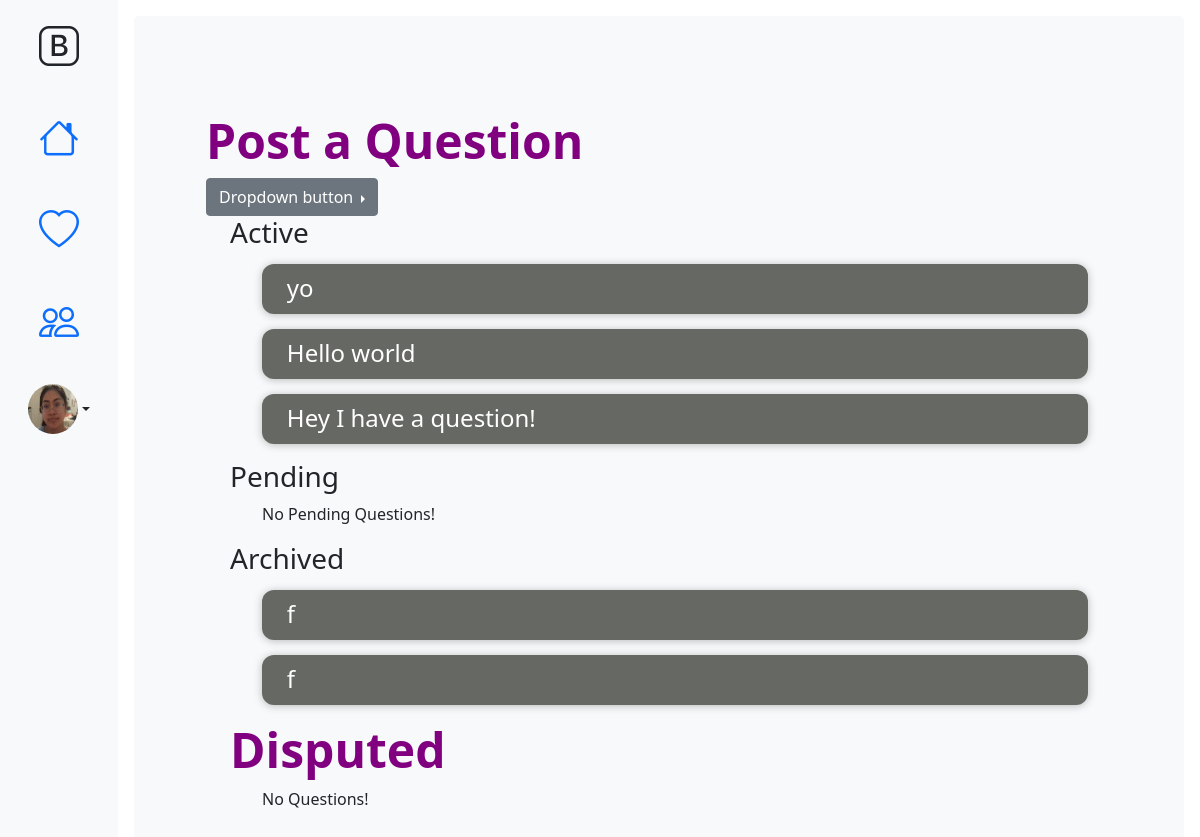
Page /user/ (signed in) on the earlier database version.
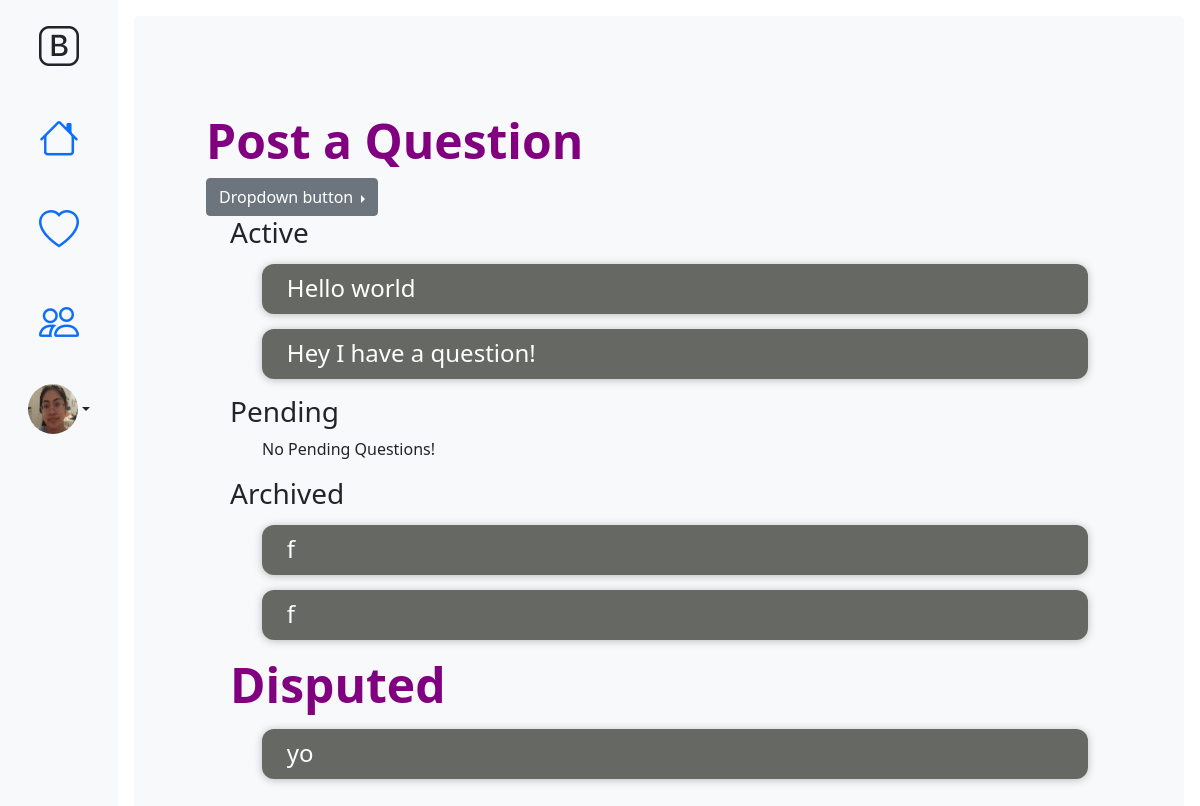
Same page on the later database version.
### firstApp/models.py (models this page shows, shortened)
class Question(models.Model):
    PROGRESSTYPE = models.TextChoices('PROGRESSTYPE', 'Active Pending Archived Disputed')
    FIELDTYPE = models.TextChoices('FIELDTYPE', 'Medical Engineering Education Home General')
    title = models.CharField(max_length=200)
    author = models.ForeignKey('auth.User', on_delete=models.CASCADE, null=True)
    text = models.TextField()
    created_date = models.DateTimeField(default=timezone.now)
    price = models.PositiveIntegerField(default=1)
    field_type = models.CharField(choices=FIELDTYPE.choices, max_length=12, default="General")
    progress_type = models.CharField(choices=PROGRESSTYPE.choices, max_length=12, default="Pending")
    room = models.CharField(max_length=6, default="")

### firstApp/views.py (the view)
# urls.py: path('user/',views.HomeUserViewList.as_view(),name="home"),
class HomeUserViewList(LoginRequiredMixin,ListView):
    login_url = '/about/'
    redirect_field_name = ''
    template_name = 'firstApp/home_list.html'
    context_object_name = 'questions'
    model = Question
    def get_queryset(self):
         if self.request.user.is_authenticated:
             return Question.objects.filter(author=self.request.user)
         else:
             return Question.objects.none()
    def get_context_data(self,**kwargs):
        context = super(HomeUserViewList,self).get_context_data(**kwargs)
        context['form']=QuestionForm()
        context['active_questions']=Question.objects.filter(progress_type= 'Active',author=self.request.user)
        context['pending_questions']=Question.objects.filter(progress_type= 'Pending', author=self.request.user)
        context['archived_questions']=Question.objects.filter(progress_type= 'Archived', author=self.request.user)
        context['disputed_questions']=Question.objects.filter(progress_type= 'Disputed', author=self.request.user)
        return context

### firstApp/context_processors.py (called while the page is built)
def firstContext(request):
    try:
        if request.user.is_authenticated:
            profile = get_object_or_404(UserProfileInfo,user=request.user)
            return {
                'profile': profile
            }
        return {'empty': ''}
    except:
        return {'profile':'hi'}

### firstApp/templates/firstApp/home_list.html (shortened to what this page needs)
{% extends "firstApp/base2.html" %}
{% block body_block %}
<div class="p-5 mb-4 bg-light rounded-3">
      <div class="container-fluid py-5">
        <h1 class="display-5 fw-bold color-me">Post a Question</h1>
        <div class="dropend">
          <button class="btn btn-secondary dropdown-toggle" type="button" id="dropdownMenuButton1" data-bs-toggle="dropdown" aria-expanded="false">
            Dropdown button
          </button>
        </div>
        <div class="container">
          <div class="centerstage">
            <h3>Active</h3>
            <ul>
              {% for question in active_questions %}
              <div class="whole-post" onclick="location.href='{%url 'firstApp:userRoom' slug=question.room %}'">
                <div class="question-list-item">
              <h4>{{question.title}}</h4>
              </div>
              </div>
              {%empty%}
              <p>No Active Questions!</p>
              {% endfor %}
            </ul>
          </div>
          <div class="centerstage">
            <h3>Pending</h3>
            <ul>
              {% for question in pending_questions %}
              <div class="whole-post" onclick="location.href = {{question.id}}">
                <div class="question-list-item">
              <h4>{{question.title}}</h4>
              </div>
              </div>
              {%empty%}
              <p>No Pending Questions!</p>
              {% endfor %}
            </ul>
          </div>
          <div class="centerstage">
            <h3>Archived</h3>
            <ol>
              {% for question in archived_questions %}
              <div class="whole-post" onclick="location.href = {{question.id}}">
                <div class="question-list-item">
              <h4>{{question.title}}</h4>
              </div>
              </div>
              {%empty%}
              <p>No Archived Questions!</p>
              {% endfor %}
            </ol>
          </div>
          <h1 class="display-5 fw-bold color-me">Disputed</h1>
          <div class="centerstage">
            <ul>
              {% for question in disputed_questions %}
              <div class="whole-post" onclick="location.href = '{%url 'firstApp:room' slug=question.room %}'">
                <div class="question-list-item">
              <h4>{{question.title}}</h4>
              </div>
              </div>
              {%empty%}
              <p>No Questions!</p>
              {% endfor %}
            </ul>
          </div>
        </div>
      </div>
    </div>
{% endblock %}

Differences in the rows shown:
changed Question "yo": moves from the list under "Active" to the list under "Disputed"
Other differences:
text no longer shown: "No Questions!"
